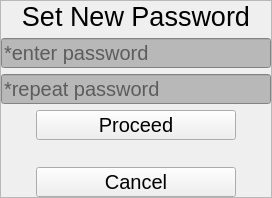
                <widget class="QWidget" name="regPage8">
                 <layout class="QVBoxLayout" name="verticalLayout_33">
                  <property name="spacing">
                   <number>0</number>
                  </property>
                  <property name="leftMargin">
                   <number>0</number>
                  </property>
                  <property name="topMargin">
                   <number>0</number>
                  </property>
                  <property name="rightMargin">
                   <number>0</number>
                  </property>
                  <property name="bottomMargin">
                   <number>0</number>
                  </property>
                  <item>
                   <widget class="QWidget" name="regContainer_8" native="true">
                    <layout class="QVBoxLayout" name="verticalLayout_31">
                     <property name="spacing">
                      <number>0</number>
                     </property>
                     <property name="leftMargin">
                      <number>0</number>
                     </property>
                     <property name="topMargin">
                      <number>0</number>
                     </property>
                     <property name="rightMargin">
                      <number>0</number>
                     </property>
                     <property name="bottomMargin">
                      <number>0</number>
                     </property>
                     <item alignment="Qt::AlignHCenter|Qt::AlignVCenter">
                      <widget class="QFrame" name="regSubContainer_8">
                       <property name="frameShape">
                        <enum>QFrame::StyledPanel</enum>
                       </property>
                       <property name="frameShadow">
                        <enum>QFrame::Raised</enum>
                       </property>
                       <layout class="QVBoxLayout" name="verticalLayout_32">
                        <property name="spacing">
                         <number>6</number>
                        </property>
                        <property name="leftMargin">
                         <number>0</number>
                        </property>
                        <property name="topMargin">
                         <number>0</number>
                        </property>
                        <property name="rightMargin">
                         <number>0</number>
                        </property>
                        <property name="bottomMargin">
                         <number>0</number>
                        </property>
                        <item>
                         <widget class="QLabel" name="passInputLabel_2">
                          <property name="font">
                           <font>
                            <family>Arial</family>
                            <pointsize>20</pointsize>
                           </font>
                          </property>
                          <property name="styleSheet">
                           <string notr="true">background-color : transparent ; color : black;</string>
                          </property>
                          <property name="text">
                           <string>Set New Password</string>
                          </property>
                          <property name="textFormat">
                           <enum>Qt::AutoText</enum>
                          </property>
                          <property name="alignment">
                           <set>Qt::AlignCenter</set>
                          </property>
                         </widget>
                        </item>
                        <item alignment="Qt::AlignHCenter">
                         <widget class="QLineEdit" name="passEntering_3">
                          <property name="minimumSize">
                           <size>
                            <width>270</width>
                            <height>30</height>
                           </size>
                          </property>
                          <property name="maximumSize">
                           <size>
                            <width>270</width>
                            <height>30</height>
                           </size>
                          </property>
                          <property name="font">
                           <font>
                            <pointsize>15</pointsize>
                           </font>
                          </property>
                          <property name="whatsThis">
                           <string/>
                          </property>
                          <property name="styleSheet">
                           <string notr="true">background-color: rgb(184, 184, 184); color : black;
</string>
                          </property>
                          <property name="echoMode">
                           <enum>QLineEdit::Password</enum>
                          </property>
                          <property name="placeholderText">
                           <string>*enter password</string>
                          </property>
                         </widget>
                        </item>
                        <item>
                         <widget class="QLineEdit" name="passRepeatEntering_2">
                          <property name="minimumSize">
                           <size>
                            <width>270</width>
                            <height>30</height>
                           </size>
                          </property>
                          <property name="maximumSize">
                           <size>
                            <width>270</width>
                            <height>30</height>
                           </size>
                          </property>
                          <property name="font">
                           <font>
                            <pointsize>15</pointsize>
                           </font>
                          </property>
                          <property name="styleSheet">
                           <string notr="true">background-color: rgb(184, 184, 184); color : black;</string>
                          </property>
                          <property name="echoMode">
                           <enum>QLineEdit::Password</enum>
                          </property>
                          <property name="placeholderText">
                           <string>*repeat password</string>
                          </property>
                         </widget>
                        </item>
                        <item alignment="Qt::AlignHCenter">
                         <widget class="QPushButton" name="proceedBtn_5">
                          <property name="minimumSize">
                           <size>
                            <width>200</width>
                            <height>30</height>
                           </size>
                          </property>
                          <property name="maximumSize">
                           <size>
                            <width>200</width>
                            <height>30</height>
                           </size>
                          </property>
                          <property name="font">
                           <font>
                            <pointsize>15</pointsize>
                           </font>
                          </property>
                          <property name="styleSheet">
                           <string notr="true"/>
                          </property>
                          <property name="text">
                           <string>Proceed</string>
                          </property>
                          <property name="shortcut">
                           <string>Return, Space</string>
                          </property>
                         </widget>
                        </item>
                        <item>
                         <widget class="QLabel" name="infoLabel_10">
                          <property name="font">
                           <font>
                            <pointsize>10</pointsize>
                           </font>
                          </property>
                          <property name="styleSheet">
                           <string notr="true">background-color : transparent ; color : rgb(93, 0, 23) ;</string>
                          </property>
                          <property name="text">
                           <string/>
                          </property>
                         </widget>
                        </item>
                        <item alignment="Qt::AlignHCenter">
                         <widget class="QPushButton" name="cancelRegBtn_7">
                          <property name="minimumSize">
                           <size>
                            <width>200</width>
                            <height>30</height>
                           </size>
                          </property>
                          <property name="maximumSize">
                           <size>
                            <width>200</width>
                            <height>30</height>
                           </size>
                          </property>
                          <property name="font">
                           <font>
                            <pointsize>15</pointsize>
                           </font>
                          </property>
                          <property name="styleSheet">
                           <string notr="true"/>
                          </property>
                          <property name="text">
                           <string>Cancel</string>
                          </property>
                         </widget>
                        </item>
                       </layout>
                      </widget>
                     </item>
                    </layout>
                   </widget>
                  </item>
                 </layout>
                </widget>
